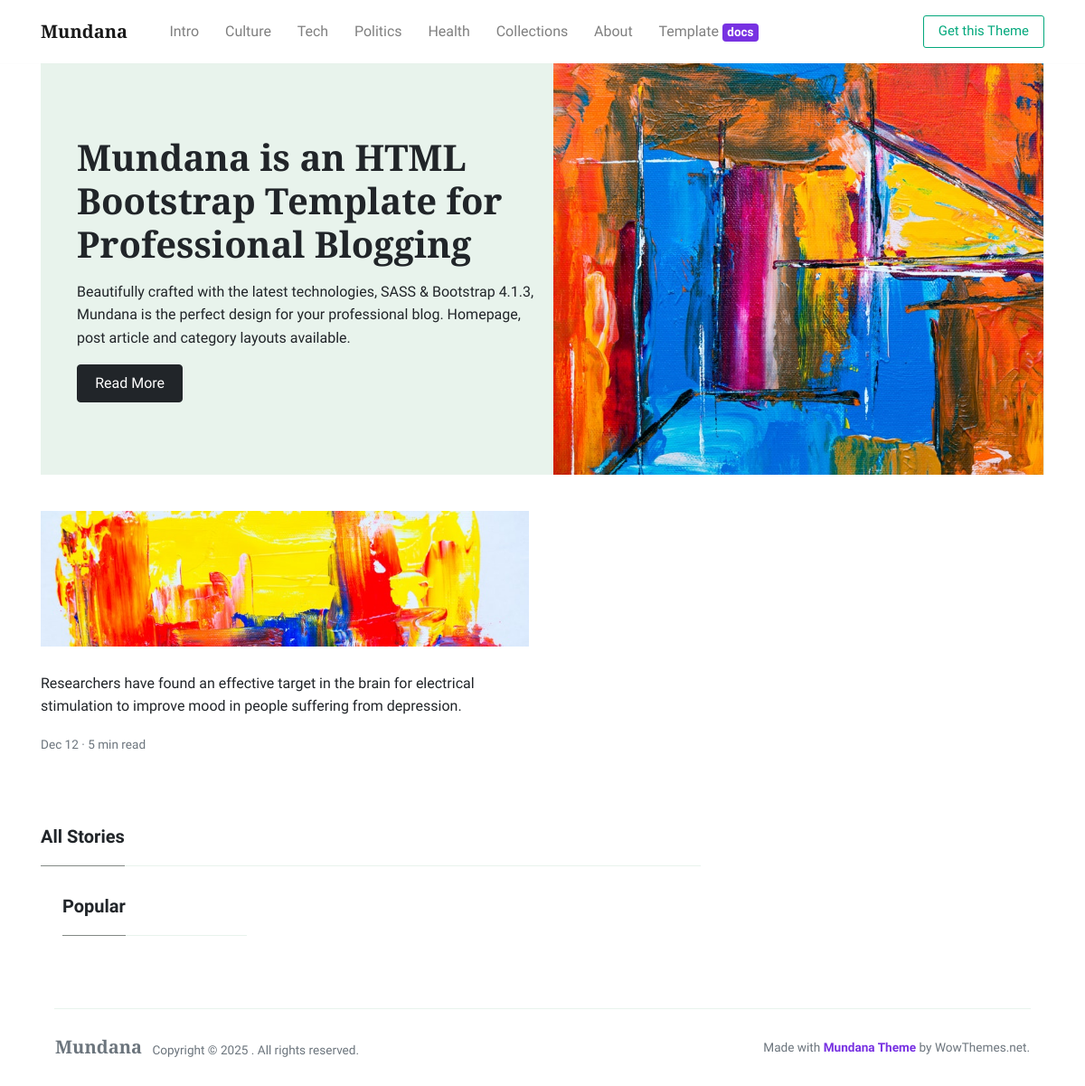
/, run on an earlier commit of the app's database.
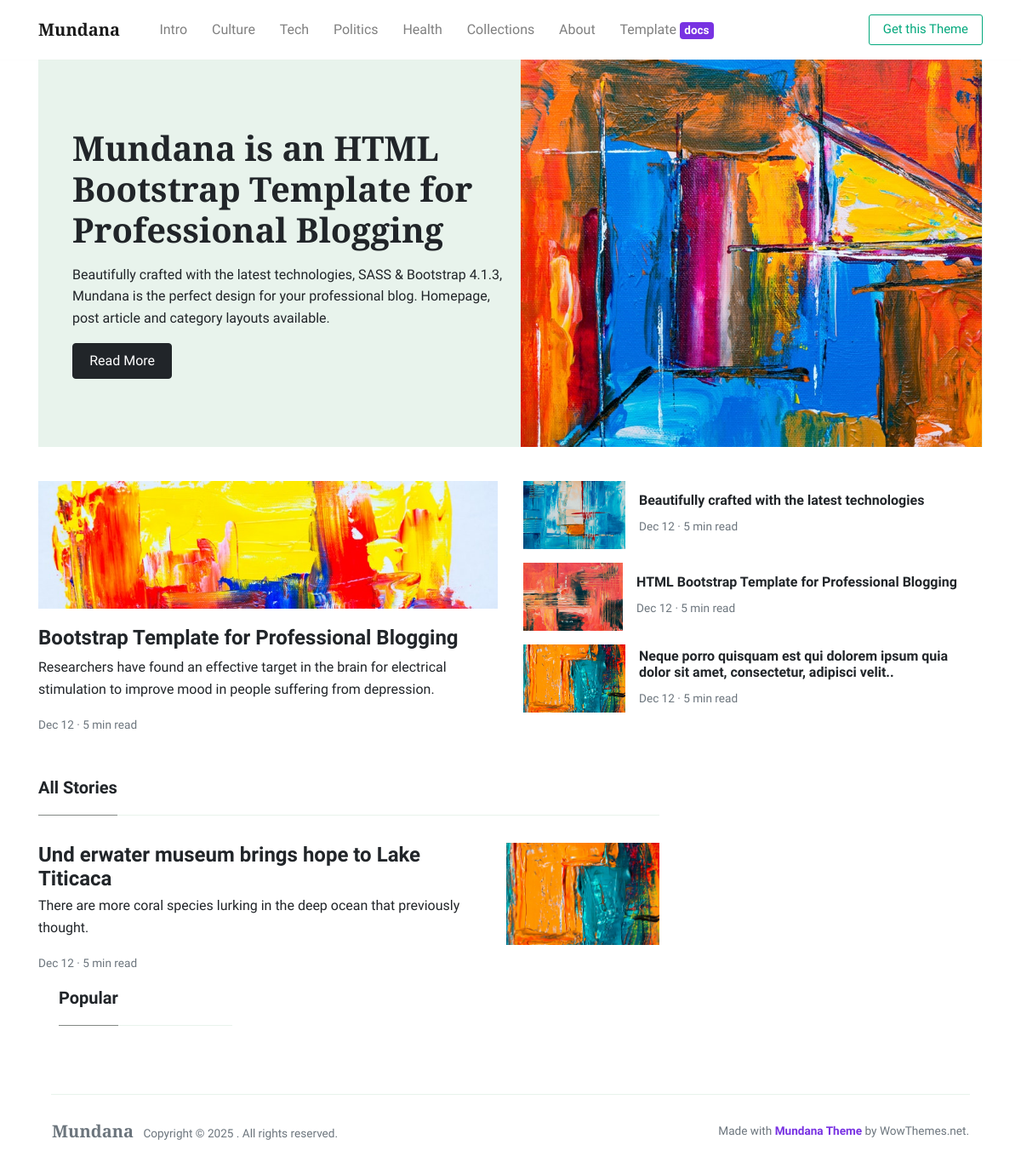
And on a later commit of the database.
### blogapp/models.py (models this page shows, shortened)
class Blog(models.Model):
    PENDING = 'pending'
    APPROVED = 'approved'
    BLOCKED = 'blocked'
    STATUS_CHOICES = [
        (PENDING, 'Pending'),
        (APPROVED, 'Approved'),
        (BLOCKED, 'Blocked'),
    ]
    title = models.CharField(max_length=500)
    content = models.TextField()
    author = models.ForeignKey(CustomUser,on_delete=models.CASCADE)
    thumbnail = models.ImageField(upload_to='img/thumbnail/')
    status = models.CharField(max_length=20,choices=STATUS_CHOICES,default=PENDING)
    timestamp = models.DateTimeField(auto_now_add=True)

### blogapp/views.py (the view)
# urls.py: path("", views.home, name='home'),
def home(request):
    if request.user.is_superuser:
        blogs = Blog.objects.all().order_by('-timestamp').values()
    else:
        blogs = Blog.objects.filter(status = 'Approved').order_by('-timestamp').values()
    return render(request, 'index.html',{'blogs':blogs})

### templates/index.html (shortened to what this page needs)
{% extends "base.html" %}
{% load static %}
{% block content %}
<div class="container pt-4 pb-4">
    <div class="row">
        <div class="col-lg-6">
            <div class="card border-0 mb-4 box-shadow h-xl-300">
                <div style="background-image: url(./assets/img/demo/1.jpg); height: 150px;    background-size: cover;    background-repeat: no-repeat;"></div>
                <div class="card-body px-0 pb-0 d-flex flex-column align-items-start">
                    {% with blogs|first as blog %}
                    <h2 class="h4 font-weight-bold">
                        <a class="text-dark" href="{% url 'details_blog' blog.id %}">{{blog.title}}</a>
                    </h2>
                    <p class="card-text">
                        Researchers have found an effective target in the brain for electrical stimulation to improve
                        mood in people suffering from depression.
                    </p>
                    <div>
                        <small class="text-muted">Dec 12 &middot; 5 min read</small>
                    </div>
                    {% endwith %}
                </div>
            </div>
        </div>
        <div class="col-lg-6">
            <div class="flex-md-row mb-4 box-shadow h-xl-300">
                {% for blog in blogs|slice:"1:4"%}
                <div class="mb-3 d-flex align-items-center">
                    <img height="80" src="../media/{{ blog.thumbnail }}">
                    <div class="pl-3">
                        <h2 class="mb-2 h6 font-weight-bold">
                            <a class="text-dark" href="{% url 'details_blog' blog.id %}">{{blog.title}}</a>
                        </h2>
                        <small class="text-muted">Dec 12 &middot; 5 min read</small>
                    </div>
                </div>
                {% endfor %}
            </div>
        </div>
    </div>
</div>
<div class="container">
    <div class="row justify-content-between">
        <div class="col-md-8">
            <h5 class="font-weight-bold spanborder"><span>All Stories</span></h5>
            {% for blog in blogs|slice:"4:7"%}
            <div class="mb-3 d-flex justify-content-between">
                <div class="pr-3">
                    <h2 class="mb-1 h4 font-weight-bold">
                        <a class="text-dark" href="{% url 'details_blog' blog.id %}">{{blog.title}}</a>
                    </h2>
                    <p>
                        There are more coral species lurking in the deep ocean that previously thought.
                    </p>
                    <small class="text-muted">Dec 12 &middot; 5 min read</small>
                </div>
                <img height="120" src="../media/{{ blog.thumbnail }}" alt="{{blog.thumbnail}}">
            </div>
            {% endfor %}
            <div class="col-md-4 pl-4">
                <h5 class="font-weight-bold spanborder"><span>Popular</span></h5>
            </div>
        </div>
    </div>
    {% endblock content %}

### templates/base.html (shortened to what this page needs)
{% load static %}
<!DOCTYPE html>
<html lang="en">
<head>
  <link rel="stylesheet" href="https://use.fontawesome.com/releases/v5.3.1/css/all.css"
 />
  <link href="{% static "assets/css/main.css" %}" rel="stylesheet" />
</head>
<body>
  <nav class="topnav navbar navbar-expand-lg navbar-light bg-white fixed-top">
    <div class="container">
      <a class="navbar-brand" href="./index.html"><strong>Mundana</strong></a>
      <div class="navbar-collapse collapse" id="navbarColor02" style="">
        <ul class="navbar-nav mr-auto d-flex align-items-center">
          <li class="nav-item">
            <a class="nav-link" href="./index.html">Intro <span class="sr-only">(current)</span></a>
          </li>
          <li class="nav-item">
            <a class="nav-link" href="./article.html">Culture</a>
          </li>
          <li class="nav-item">
            <a class="nav-link" href="./article.html">Tech</a>
          </li>
          <li class="nav-item">
            <a class="nav-link" href="./article.html">Politics</a>
          </li>
          <li class="nav-item">
            <a class="nav-link" href="./article.html">Health</a>
          </li>
          <li class="nav-item">
            <a class="nav-link" href="./article.html">Collections</a>
          </li>
          <li class="nav-item">
            <a class="nav-link" href="./about.html">About</a>
          </li>
          <li class="nav-item">
            <a class="nav-link" href="./docs.html">Template <span class="badge badge-secondary">docs</span></a>
          </li>
        </ul>
        <ul class="navbar-nav ml-auto d-flex align-items-center">
          <li class="nav-item highlight">
            <a class="nav-link" href="https://www.wowthemes.net/mundana-free-html-bootstrap-template/">Get this
              Theme</a>
          </li>
        </ul>
      </div>
    </div>
  </nav>
  <div class="container">
    <div class="jumbotron jumbotron-fluid mb-3 pt-0 pb-0 bg-lightblue position-relative">
      <div class="pl-4 pr-0 h-100 tofront">
        <div class="row justify-content-between">
          <div class="col-md-6 pt-6 pb-6 align-self-center">
            <h1 class="secondfont mb-3 font-weight-bold">Mundana is an HTML Bootstrap Template for Professional Blogging
            </h1>
            <p class="mb-3">
              Beautifully crafted with the latest technologies, SASS & Bootstrap 4.1.3, Mundana is the perfect design
              for your professional blog. Homepage, post article and category layouts available.
            </p>
            <a href="./article.html" class="btn btn-dark">Read More</a>
          </div>
          <div class="col-md-6 d-none d-md-block pr-0"
            style="background-size:cover;background-image:url(./assets/img/demo/home.jpg);"> </div>
        </div>
      </div>
    </div>
  </div>
  {% block content %}{% endblock content %}
  <div class="container mt-5">
    <footer class="bg-white border-top p-3 text-muted small">
      <div class="row align-items-center justify-content-between">
        <div>
          <span class="navbar-brand mr-2"><strong>Mundana</strong></span> Copyright &copy;
          . All rights reserved.
        </div>
        <div>
          Made with <a target="_blank" class="text-secondary font-weight-bold"
            href="https://www.wowthemes.net/mundana-free-html-bootstrap-template/">Mundana Theme</a> by WowThemes.net.
        </div>
      </div>
    </footer>
  </div>
</body>
</html>

What changed in the data, as far as the page shows it:
now on this page (row edited): Blog: title "Bootstrap Template for Professional Blogging"
now on this page (row edited): Blog: thumbnail (picture), title "Beautifully crafted with the latest technologies", shown under "Bootstrap Template for Professional Blogging"
now on this page (row edited): Blog: thumbnail (picture), title "HTML Bootstrap Template for Professional Blogging", shown under "Bootstrap Template for Professional Blogging"
now on this page (row edited): Blog: thumbnail (picture), title "Neque porro quisquam est qui dolorem ipsum quia dolor sit amet, consectetur, adipisci velit..", shown under "Bootstrap Template for Professional Blogging"
now on this page (row edited): Blog: title "Und erwater museum brings hope to Lake Titicaca", thumbnail (picture), shown under "All Stories"
